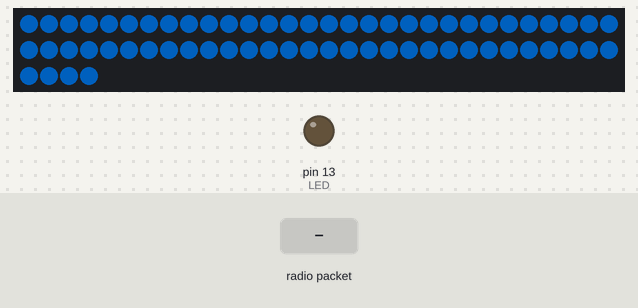
A sketch run on a simulated Arduino Uno, built with avr-gcc and run on an emulated ATmega328P. On the bench: 64 RGB LEDs in strip order, left to right, continuing on the next row, output pins drawn as LEDs (lit = HIGH). The inputs (shaded band) are chosen by the test bench. Dim RGB values are drawn brighter than linear; no radio packets arrive unless stated; pins used as bus, display or sensor lines are not drawn.

Above: at 1.7 s.
3.0 s: radio packet "B" arrives
At 3.9 s:
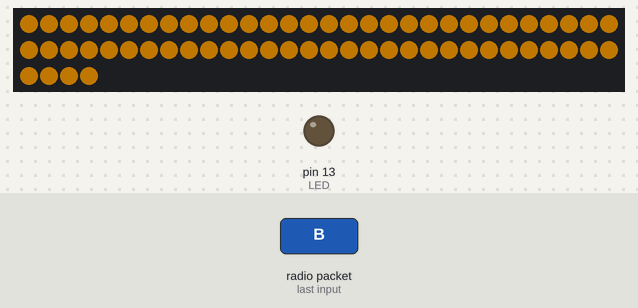
4.5 s: radio packet "C" arrives
At 5.7 s:
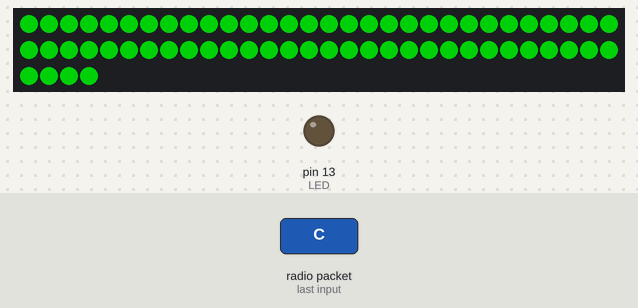
6.0 s: radio packet "E" arrives
At 7.2 s:
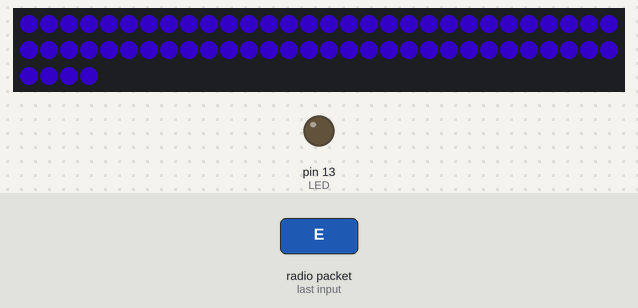
7.5 s: radio packet "F" arrives
At 8.1 s:
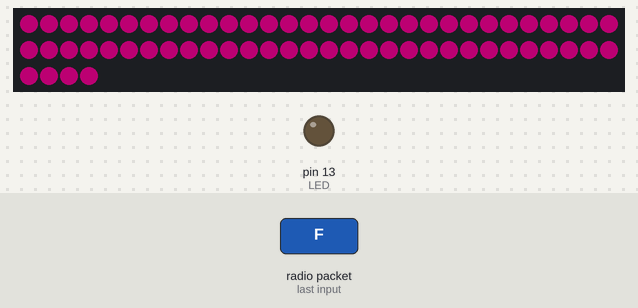
9.0 s: radio packet "G" arrives
At 9.6 s:
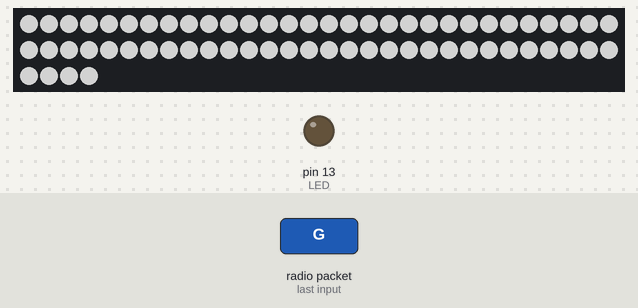
10.5 s: radio packet "A" arrives
At 11.6 s:
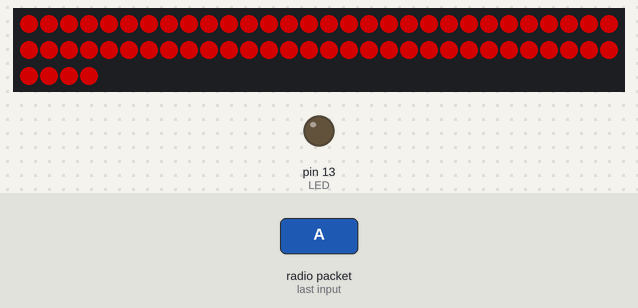
Timing chart, 0 to 13.0 s (numbered marks = the images above; inputs shaded):
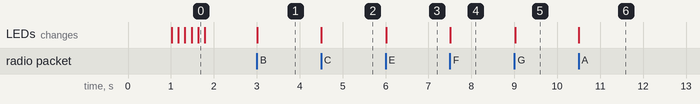

The sketch:

putnam_strands_snare_solo.ino
```cpp
// (licence header left out)
#define FASTLED_ALLOW_INTERRUPTS 1
#define FASTLED_INTERRUPT_RETRY_COUNT 4

#include <FastLED.h>

#define LED_PIN  12
#define NUM_LEDS    64
#define LED_TYPE    WS2812B
#define COLOR_ORDER GRB
#define MAX_BRIGHTNESS 128

CRGBArray<NUM_LEDS> leds;

#include <SPI.h>
#include <RH_RF69.h>
#include <Wire.h>

#define LED 13

/********** NeoPixel Setup *************/

#define UPDATES_PER_SECOND 1000
CRGBPalette16 currentPalette( CRGB::Black);
CRGBPalette16 targetPalette( PartyColors_p );
TBlendType    currentBlending;

int HUE = 200;    // starting color
int SATURATION = 255;
int BRIGHTNESS = 200;
int startUpHasRun = 0;

uint16_t frame = 0;      //I think I might be able to move this variable to the void loop() scope and save some CPU
uint16_t animateSpeed = 100;            //Number of frames to increment per loop
uint8_t  animation = 10;    //Active animation
uint8_t brightness = 50;    //Global brightness percentage

/************ Radio Setup ***************/

// Change to 434.0 or other frequency, must match RX's freq!
#define RF69_FREQ 915.0

  #define RFM69_CS      8
  #define RFM69_INT     3
  #define RFM69_RST     4

uint8_t buf[RH_RF69_MAX_MESSAGE_LEN];

// Singleton instance of the radio driver
RH_RF69 rf69(RFM69_CS, RFM69_INT);

bool oldState = HIGH;

int period = 1000;
unsigned long time_now = 0;

void setup() {
  delay( 1000 ); // power-up safety delay
  FastLED.addLeds<LED_TYPE, LED_PIN, COLOR_ORDER>(leds, NUM_LEDS).setCorrection( TypicalLEDStrip );
  FastLED.setBrightness(  BRIGHTNESS );
  pinMode(LED, OUTPUT);

  pinMode(RFM69_RST, OUTPUT);
  digitalWrite(RFM69_RST, LOW);

  Serial.println("Feather RFM69 RX/TX Test!");

  // manual reset
  digitalWrite(RFM69_RST, HIGH);
  delay(10);
  digitalWrite(RFM69_RST, LOW);
  delay(10);

  if (!rf69.init()) {
    Serial.println("RFM69 radio init failed");
    while (1);
  }
  Serial.println("RFM69 radio init OK!");

  if (!rf69.setFrequency(RF69_FREQ)) {
    Serial.println("setFrequency failed");
  }

  rf69.setTxPower(14, true);

  // The encryption key has to be the same as the one in the server
  uint8_t key[] = { 0x01, 0x02, 0x03, 0x04, 0x05, 0x06, 0x07, 0x08,
                    0x01, 0x02, 0x03, 0x04, 0x05, 0x06, 0x07, 0x08};
  rf69.setEncryptionKey(key);

  pinMode(LED, OUTPUT);

  Serial.print("RFM69 radio @");  Serial.print((int)RF69_FREQ);  Serial.println(" MHz");

  PowerOnBlink();  //So the lights come on upon startup, even if the trigger box is off

}

void loop(){
  time_now = millis();
  if (rf69.waitAvailableTimeout(1)) {
    // Should be a message for us now
    uint8_t len = sizeof(buf);

    if (! rf69.recv(buf, &len)) {
      Serial.println("Receive failed");
      return;
    }

    char radiopacket[20] = "Button #";//prep reply message to send

    if (buf[0]=='A'){ //the letter sent from the button
      ledMode(0);
      radiopacket[8] = 'A';
    }
     else if (buf[0]=='B'){ //the letter sent from the button
      ledMode(1);
      radiopacket[8] = 'B';
    }

     else if (buf[0]=='C'){ //the letter sent from the button
      ledMode(2);
       radiopacket[8] = 'C';
    }
     else if (buf[0]=='D'){ //the letter sent from the button
      ledMode(3);
      radiopacket[8] = 'D';
    }
         else if (buf[0]=='E'){ //the letter sent from the button
      ledMode(4);
      radiopacket[8] = 'E';
    }

     else if (buf[0]=='F'){ //the letter sent from the button
      ledMode(5);
       radiopacket[8] = 'F';
    }
     else if (buf[0]=='G'){ //the letter sent from the button
      ledMode(6);
      radiopacket[8] = 'G';
    }
     else if (buf[0]=='H'){ //the letter sent from the button
      ledMode(7);
      radiopacket[8] = 'H';
    }
     else if (buf[0]=='I'){ //the letter sent from the button
      ledMode(8);
       radiopacket[8] = 'I';
    }
     else if (buf[0]=='J'){ //the letter sent from the button
      ledMode(9);
      radiopacket[8] = 'J';
    }
     else if (buf[0]=='K'){ //the letter sent from the button
      ledMode(10);
      radiopacket[8] = 'K';
    }
     else if (buf[0]=='L'){ //the letter sent from the button
      ledMode(11);
       radiopacket[8] = 'L';
    }
     else if (buf[0]=='M'){ //the letter sent from the button
      ledMode(12);
      radiopacket[8] = 'M';
    }
     else if (buf[0]=='N'){ //the letter sent from the button
      ledMode(13);
      radiopacket[8] = 'N';
    }
     else if (buf[0]=='O'){ //the letter sent from the button
      ledMode(14);
      radiopacket[8] = 'O';
    }
     else if (buf[0]=='P'){ //the letter sent from the button
      ledMode(15);
      radiopacket[8] = 'P';
    }
         else if (buf[0]=='Q'){ //the letter sent from the button
      ledMode(16);
      radiopacket[8] = 'Q';
    }
         else if (buf[0]=='R'){ //the letter sent from the button
      ledMode(17);
      radiopacket[8] = 'R';
    }
      else if (buf[0]=='S'){ //the letter sent from the button
      ledMode(18);
      radiopacket[8] = 'S';
    }
         else if (buf[0]=='T'){ //the letter sent from the button
      ledMode(19);
      radiopacket[8] = 'T';
    }
             else if (buf[0]=='U'){ //the letter sent from the button
      ledMode(20);
      radiopacket[8] = 'U';
    }
             else if (buf[0]=='V'){ //the letter sent from the button
      ledMode(21);
      radiopacket[8] = 'V';
    }
             else if (buf[0]=='W'){ //the letter sent from the button
      ledMode(22);
      radiopacket[8] = 'W';
    }
             else if (buf[0]=='X'){ //the letter sent from the button
      ledMode(23);
      radiopacket[8] = 'X';
    }
    digitalWrite(LED, LOW);
  }
}

void ledMode(int i) {
  switch(i){
    // Solids
    case 0: HUE=0; SATURATION=255; BRIGHTNESS=200; Solid();break;// red
    case 1: HUE=40; SATURATION=255; BRIGHTNESS=200; Solid();break;// gold
    case 2: HUE=100; SATURATION=255; BRIGHTNESS=200; Solid();break;// green
    case 3: HUE=140; SATURATION=255; BRIGHTNESS=200; Solid();break;// Blue
    case 4: HUE=180; SATURATION=255; BRIGHTNESS=200; Solid();break;// purple
    case 5: HUE=220; SATURATION=255; BRIGHTNESS=200; Solid();break;// pink
    case 6: HUE=0; SATURATION=0; BRIGHTNESS=200; Solid();break;// white
    case 7: HUE=0; BRIGHTNESS=0; Solid();break;// off

    // Show Events
    case 8: HUE=0; BRIGHTNESS=0; Solid();break;// Show Start. Lights Off
    case 9: HUE=0; BRIGHTNESS=0; Solid();break;//
    case 10:HUE=0; BRIGHTNESS=0; Solid();break;//
    case 11:HUE=0; HUE=0; SATURATION=0; BRIGHTNESS=200; Solid();break; // Snare Solo MS115
    case 12:HUE=0; BRIGHTNESS=0; Solid();break; //
    case 13:HUE=0; BRIGHTNESS=0; Solid();break; //
    case 14:HUE=0; BRIGHTNESS=0; Solid();break;//
    case 15:HUE=0; BRIGHTNESS=0; Solid();break;//
    case 16:HUE=0; BRIGHTNESS=0; Solid();break;//
    case 17:HUE=100; SATURATION=255; BRIGHTNESS=255; Solid();break;// Monolith and Snares, Solid Green
    case 18:HUE=0; BRIGHTNESS=0; Solid();break;// Add Basses, remove snares
    case 19:HUE=100; SATURATION=255; BRIGHTNESS=255; Solid();break;// All GREEN
    case 20:HUE=40; SATURATION=255; BRIGHTNESS=255; Solid();break; // Gold on all
    case 21:break; //
    case 22:HUE=0; SATURATION=0; BRIGHTNESS=255; Solid();break;// SOLID WHITE
    case 23:HUE=0; BRIGHTNESS=0; Solid();break;// ALL OFF
  }
}

// SOLID ----------------------------------------------------
void Solid() {
   fill_solid(leds, NUM_LEDS, CHSV(HUE, SATURATION, BRIGHTNESS));
   FastLED.show();
}

// Animations --------------------------------------------------
void PowerOnBlink() {
  HUE=0; SATURATION=255; BRIGHTNESS=200; Solid();delay(150);HUE=0; BRIGHTNESS=0; Solid();delay(150);HUE=200; SATURATION=255; BRIGHTNESS=200; Solid(); delay(150);HUE=0; BRIGHTNESS=0; Solid();delay(150);HUE=400; SATURATION=255; BRIGHTNESS=200; Solid(); delay(150);HUE=0; BRIGHTNESS=0; Solid();
}
```

Measured:
- after the input at 3.0 s, the LEDs: change at once (image 1)
- after the input at 4.5 s, the LEDs: change at once (image 2)
- after the input at 6.0 s, the LEDs: change at once (image 3)
- after the input at 7.5 s, the LEDs: change at once (image 4)
- after the input at 9.0 s, the LEDs: change at once (image 5)
- after the input at 10.5 s, the LEDs: change at once (image 6)
